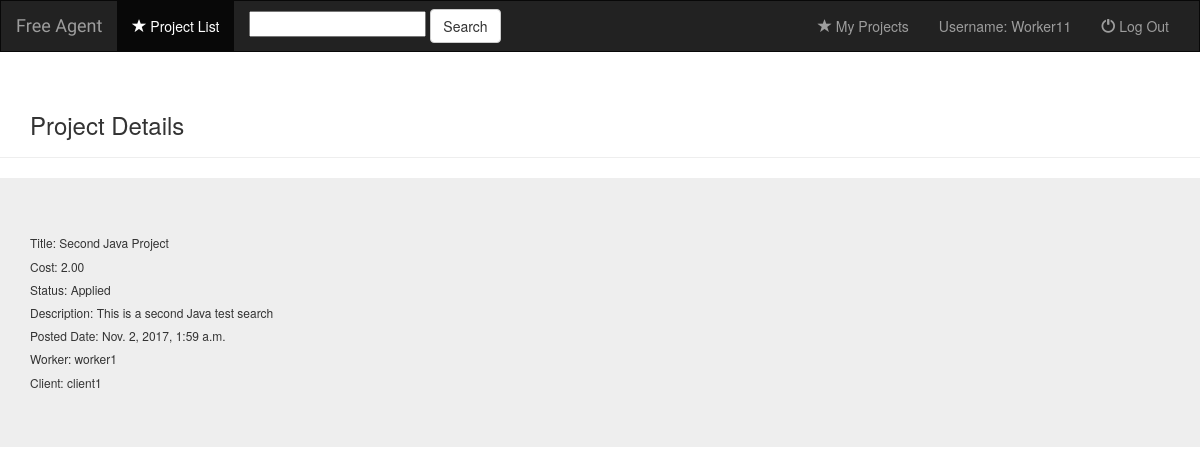
The page /freeAgentApp/3/ (signed in) on the database its author committed.
### freeAgentApp/models.py (models this page shows, shortened)
class UserProfile(AbstractUser):
    Identification = models.CharField(max_length=10, choices=(('F', 'freeAgent'), ('C', 'Client')))

class Project(models.Model):
    title = models.CharField(max_length=100)
    cost = models.DecimalField(max_digits=15, decimal_places=2)
    pub_date = timezone.now()
    status = models.IntegerField(default=1, validators=[MinValueValidator(1), MaxValueValidator(4)])
    description = models.CharField(max_length=300)
    file_type = models.FileField(null=True, blank=True)
    client_upload = models.FileField(null=True, blank=True)
    client = models.ForeignKey(UserProfile, related_name="ThisClient", null=True, blank=True)
    worker = models.ForeignKey(UserProfile, related_name="ThisWorker", null=True, blank=True)

### freeAgentApp/views.py (the view)
# urls.py: url(r'^(?P<pk>[0-9]+)/$', views.DetailView.as_view(), name='detail'),
class DetailView(LoginRequiredMixin, generic.DetailView):
    model = Project
    template_name = 'freeAgentApp/detail.html'

### freeAgentApp/templates/freeAgentApp/detail.html (shortened to what this page needs)
{% extends 'freeAgentApp/base.html' %}
{% block body %}
<div class="page-header">
    <div class="container"><h3>Project Details</h3></div>
</div>
<div class="jumbotron">
    <div class="container">
        <h6> Title: {{project.title}}</h6>
        <h6> Cost: {{project.cost}}</h6>
        <h6> Status:
            {% if project.status == 1 %} New Project
            {% elif project.status == 2 %} Applied
            {% elif project.status == 3 %} Working
            {% elif project.status == 4 %} Completed
            {% endif %}
        </h6>
        <h6> Description: {{project.description}}</h6>
        <h6> Posted Date: {{project.pub_date}}</h6>
        <h6> Worker: {{project.worker }}</h6>
        <h6> Client: {{ project.client }}</h6>
    </div>
</div>
{% endblock %}

### freeAgentApp/templates/freeAgentApp/base.html (shortened to what this page needs)
<!DOCTYPE html>
<html lang="en">
<head>
    {% load staticfiles %}
    <link rel="stylesheet" href ="https://maxcdn.bootstrapcdn.com/bootstrap/3.3.6/css/bootstrap.min.css">
    <link rel="stylesheet" type="text/css" href="../../static/freeAgentApp/css/style_cheesy.css"/>
</head>
<body>
    <nav class="navbar navbar-inverse">
    <div class = "container-fluid">
        <div class="navbar-header" >
            <a class="navbar-brand" href="{% url 'freeAgentApp:index' %}">Free Agent</a>
        </div>
        <div class = "collapse navbar-collapse" id="topNavBar">
            <ul class="nav navbar-nav">
                <li class="active">
                    <a href="{% url 'freeAgentApp:index' %}">
                        <span class="glyphicon glyphicon-star" aria-hidden="true"></span>&nbsp;Project List
                    </a>
                </li>
            </ul>
            <form class="navbar-form navbar-left" role="search" method="get" action="{% url 'freeAgentApp:search' %}">
                <input type="text" id="searchBox" class="input-medium search-query" name="q" placeholder="">
                <button type="submit" class="btn btn-default"> Search</button>
             </form>
            <ul class ="nav navbar-nav navbar-right">
                <li class="">
                    {% if user.Identification == 'C' %}
                        <a href="{% url 'freeAgentApp:createProject' %}">
                            <span class="glyphicon glyphicon-plus" aria-hidden="true"></span>&nbsp;Add Project
                        </a>
                    {% else %}
                        <a href="{% url 'freeAgentApp:workerIndex' user.id %}">
                            <span class="glyphicon glyphicon-star" aria-hidden="true"></span>&nbsp;My Projects
                        </a>
                    {% endif %}
                </li>
                <li class="">
                    <a>Username: {{ user.username }} </a>
                </li>
                <li class="">
                    <a href="{% url 'freeAgentApp:logout' %}">
                        <span class="glyphicon glyphicon-off" aria-hidden="true"></span>&nbsp;Log Out
                    </a>
                </li>
            </ul>
        </div>
    </div>
    </nav>
{% block body %}
{% endblock %}
</body>
</html>

### freeAgentApp/static/freeAgentApp/css/style_cheesy.css (style rules this page uses)
.navbar { border-radius:0; }
.navbar-brand { font-family:'Satisfy',cursive; font-size:60 }

### rows shown on the page
UserProfile: username "Worker11"
Project: title "Second Java Project", cost "2.00", description "This is a second Java test search", pub_date "Nov. 2, 2017, 1:59 a.m.", worker "worker1", client "client1"
